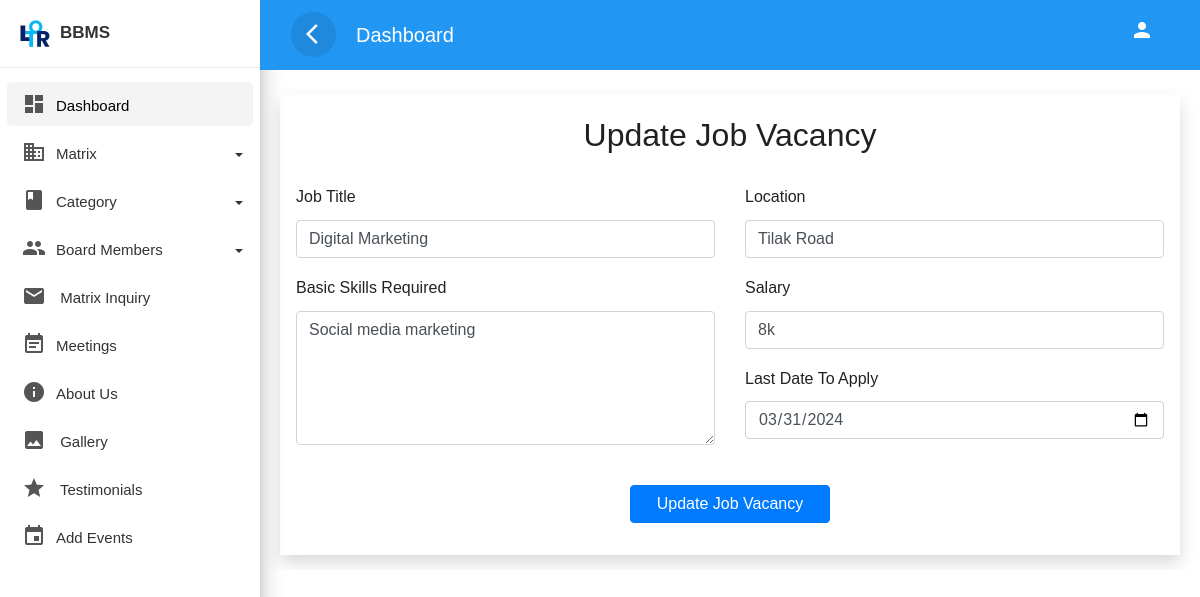
/ppsltor/admin/UpdateVacancy.php?updateid=4, run on the app's committed database.
### tables this page shows
CREATE TABLE `job_vacancies` (
  `id` int(11) NOT NULL,
  `job_title` varchar(255) NOT NULL,
  `skills_required` text NOT NULL,
  `location` varchar(255) NOT NULL,
  `salary` varchar(100) NOT NULL,
  `late_date` date NOT NULL,
  `status` int(11) NOT NULL DEFAULT 1
);

### ppsltor/admin/UpdateVacancy.php (the view, shortened to what this page needs)
<?php
include 'connection.php';
if ($_SERVER["REQUEST_METHOD"] === "GET") {
    $Id = $_GET['updateid'] ?? '';
    $sql = "SELECT * FROM `job_vacancies` WHERE id = ?";
    $stmt = mysqli_prepare($con, $sql);
    if ($stmt) {
        mysqli_stmt_bind_param($stmt, "i", $Id);
        mysqli_stmt_execute($stmt);
        $result = mysqli_stmt_get_result($stmt);
        $row = mysqli_fetch_assoc($result);
            $name = $row['job_title'];
            $skills = $row['skills_required'];
            $location = $row['location'];
            $salary = $row['salary'];
            $lastDate = $row['late_date'];
    } else {
        echo "Error: " . mysqli_error($con);
        exit;
    }
}
?>
<!doctype html>
<html lang="en">
<head>
    <link rel="stylesheet" href="css/bootstrap.min.css">
    <link rel="stylesheet" href="css/custom.css">
</head>
<body>
    <div class="wrapper">
        <?php require 'sidebar.php'?>
        <div id="content" style="background-color:white;">
            <div class="top-navbar">
                <nav class="navbar navbar-expand-lg">
                    <div class="container-fluid">
                        <button type="button" id="sidebarCollapse" class="d-xl-block d-lg-block d-md-mone d-none">
                            <span class="material-icons">arrow_back_ios</span>
                        </button>
                        <a class="navbar-brand" href="#"> Dashboard </a>
                        <div class="collapse navbar-collapse d-lg-block d-xl-block d-sm-none d-md-none d-none"
                            id="navbarSupportedContent">
                            <ul class="nav navbar-nav ml-auto">
                                <li class="nav-item">
                                    <a class="nav-link" href="#">
                                        <span class="material-icons">person</span>
                                    </a>
                                </li>
                            </ul>
                        </div>
                    </div>
                </nav>
            </div>
            <div class="main-content">
            <div class="container card shadow p-3 bg-white rounded">
                    <h2 class="text-center">Update Job Vacancy</h2>
                    <form action="" method="POST" class="mt-4">
                        <div class="row">
                            <div class="col-md-6">
                                <div class="mb-3">
                                    <label for="jobTitle" class="form-label">Job Title</label>
                                    <input type="text" class="form-control" id="jobTitle" name="jobTitle" value="<?php echo $name; ?>" required>
                                </div>
                                <div class="mb-3">
                                    <label for="skills" class="form-label">Basic Skills Required</label>
                                    <textarea class="form-control" id="skills" name="skills" value="" rows="5" required><?php echo $skills; ?></textarea>
                                </div>
                            </div>
                            <div class="col-md-6">
                                <div class="mb-3">
                                    <label for="location" class="form-label">Location</label>
                                    <input type="text" class="form-control" id="location" name="location" value="<?php echo $location; ?>" required>
                                </div>
                                <div class="mb-3">
                                    <label for="salary" class="form-label">Salary</label>
                                    <input type="text" class="form-control" id="salary" name="salary" value="<?php echo $salary; ?>" required>
                                </div>
                                <div class="mb-3">
                                    <label for="lastDate" class="form-label">Last Date to Apply</label>
                                    <input type="date" class="form-control" id="lastDate" name="lastDate" value="<?php echo $lastDate; ?>" required>
                                </div>
                            </div>
                        </div>
                        <div class="text-center mt-3">
                            <button type="submit" name="submit" class="btn btn-primary d-block mx-auto mb-3 mt-4"
                                style="width: 200px;">Update Job Vacancy</button>
                        </div>
                    </form>
                </div>
            </div>
        </div>
    </div>
</body>
</html>

### ppsltor/admin/css/custom.css (style rules this page uses)
body, html { line-height: 1.8; font-family: 'Cambria', sans-serif; color: black; text-transform:capitalize; text-rendering: optimizeLegibility !important; -webkit-font-smoothing: antialiased !important; font-weight: 400; margin:0px; padding:0px; }
h1, h2, h3, h4, h5, h6, .h1, .h2, .h3, .h4 { font-weight: 400; line-height: 1.5em; }
a { color: #333; font-weight: 400; }
button { cursor:pointer; }
ul, ol { padding: 0; margin:0px; list-style: none; }
a, a:hover, a:focus { color: #333; text-decoration: none; transition: all 0.3s; }
.material-icons { font-family: 'Material Icons'; font-weight: normal; font-style: normal; font-size: 24px; display: inline-block; line-height: 1; text-transform: none; letter-spacing: normal; word-wrap: normal; white-space: nowrap; direction: ltr; -webkit-font-smoothing: antialiased; text-rendering: optimizeLegibility; -moz-osx-font-smoothing: grayscale; font-feature-settings: 'liga'; }
.wrapper { position: relative; width:100%; overflow:auto; }
#content { position: relative; transition: all 0.3s; background-color: #EEEEEE; }
.top-navbar { position: fixed; width: calc(100% - 260px); margin-left: 0px; z-index: 1000; }
.main-content { padding:10px 20px 0px 20px; position: relative; width: 100%; margin-top: 70px; }
.navbar { background-color: #2196F3; color: #FFFFFF; }
.navbar-brand { color: #FFFFFF; }
.navbar button { background-color:transparent; border:none; }
.navbar button span { color:#fff; }
#sidebarCollapse { border-radius:50%; width:45px; height:45px; text-align:center; line-height:45px; margin-right:20px; border:none; color: #FFFFFF; background-color: rgba(0, 0, 0, 0.09); }
#sidebarCollapse span { margin: 9px; padding: 0px; }
.navbar-nav > li > a { color: #FFFFFF; }
.navbar-nav li a { position: relative; display: block; padding: 10px 15px!important; }
.card { margin: 10px 0; }
.card { border-radius: 0px!important; }
.card { display: inline-block; position: relative; border:none!important; width: 100%; margin:15px 0; box-shadow: 0 1px 2px rgb(0 0 0 / 8%); border-radius: 6px; color: rgba(0,0,0, 0.87); background: #fff; }
@media only screen and (min-width:992px) { #content { width: calc(100% - 260px); position: relative; float: right; transition: all 0.3s; background-color: #EEEEEE; } }

### data on the page
job_vacancies: jobTitle "Digital Marketing", skills "Social media marketing", location "Tilak Road", salary "8k", lastDate "03/31/2024"
